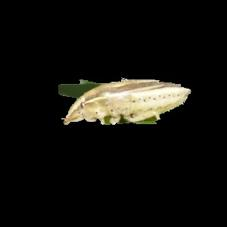
#> input picture Datasets/Xie24 insect dataset/TEST/23_Aelia sibirica/Aelia sibirica22.jpg, 227 x 227 px
$ python -i insect_clasification_ML.py   (imports and definitions only)   (older library calls are emulated)
#> lines starting #> are read from the running program, lines starting #| are printed output that depends on the picture; after the words box and inside, x2 and y2 are one past the last pixel; in counts of white or black regions, pixels touching at a corner belong together
#> further down, picture is the input picture: shape (227, 227, 3); mean B, G, R 12.7, 16.3, 17.2
#!/usr/bin/env python3
# -*- coding: utf-8 -*-
"""

@author: mtech10
"""

import pandas as pd
import numpy as np
from numpy import array
import cv2
import matplotlib.pyplot as plt
from statistics import mean
import math
import os
from os import listdir
from os.path import isfile, join
from sklearn.svm import SVC
from sklearn.model_selection import KFold, GridSearchCV, train_test_split
from sklearn import preprocessing, neighbors
from sklearn.preprocessing import MinMaxScaler
from skimage.feature import greycomatrix, greycoprops
from sklearn.neural_network import MLPClassifier
from sklearn.ensemble import RandomForestClassifier
from sklearn.metrics import accuracy_score
from sklearn.ensemble import RandomForestClassifier
from sklearn.naive_bayes import GaussianNB, MultinomialNB
from sklearn.neural_network import MLPClassifier
from sklearn.discriminant_analysis import LinearDiscriminantAnalysis as LDA
pd.options.mode.chained_assignment = None
class Image:
    # [22 lines left out: functions LoadImage, kmeans, showimage, not called in this run]

class Features:
    # [34 lines left out: functions extract_texture, colourhistogram, not called in this run]

    def shapeextract(self,img):
       gray = cv2.cvtColor(img, cv2.COLOR_BGR2GRAY)
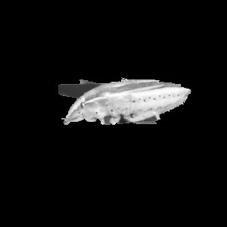
#> gray: shape (227, 227); min 0, max 253, mean 16.2
       blurred = cv2.GaussianBlur(gray, (5, 5), 0)
       thresh = cv2.threshold(blurred, 60, 255, cv2.THRESH_BINARY)[1]
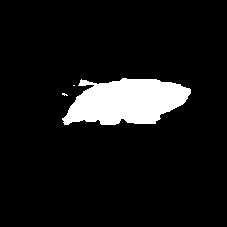
#> thresh: shape (227, 227); 8.5% white; 3 white regions (2 under 20 px)

       cnts,h = cv2.findContours(thresh.copy(), cv2.RETR_EXTERNAL,cv2.CHAIN_APPROX_SIMPLE)
#> cnts = 3 contours, 2 with area under 20; largest, box (x1, y1, x2, y2) and area: (62, 78, 191, 125) 4191; h = [[1, -1, -1, -1], [2, 0, -1, -1], [-1, 1, -1, -1]]
       maxcnt=0
       index=-1

       for (i, c) in enumerate(cnts):
           #print("\tSize of contour %d: %d" % (i, len(c)))
           #print(c)
           length=len(c)
           if maxcnt < length:
               maxcnt=length
               index=i
#> this loop made 3 passes
#> (length, maxcnt, index) on passes 1, 3: (10, 10, 0), (140, 140, 2)
#> (c, length) on pass 2: ([[73, 85], [74, 85]], 2)
#> after the loop, index = 2; maxcnt = 140

       if(maxcnt<64):
           return(0,0,0)
       else:
           return(index,maxcnt,cnts)


    # [35 lines left out: functions drawcontour, centroiddistance, dft, not called in this run]
        #dft_shift = np.fft.fftshift(dft)
        #magnitude_spectrum = 20*np.log(np.abs(dft_shift))
        #print(magnitude_spectrum)

class Model:
     def __init__(self):
        self.feature_matrix=np.zeros(0)

     # [132 lines left out: functions trainxlsx, train, not called in this run]


class Classification:
    # [136 lines left out: functions __init__, svm, kfold, knn, rf, nb and 3 more, not called in this run]

import sys

# [32 lines left out: function main, not called in this run]

    #clasify.kfold(feature_matrix1,feature_matrix2)

# [2 lines not run here, left out]


>>> import cv2
>>> picture = cv2.imread('Datasets/Xie24 insect dataset/TEST/23_Aelia sibirica/Aelia sibirica22.jpg')
>>> result = Features().shapeextract(picture)
